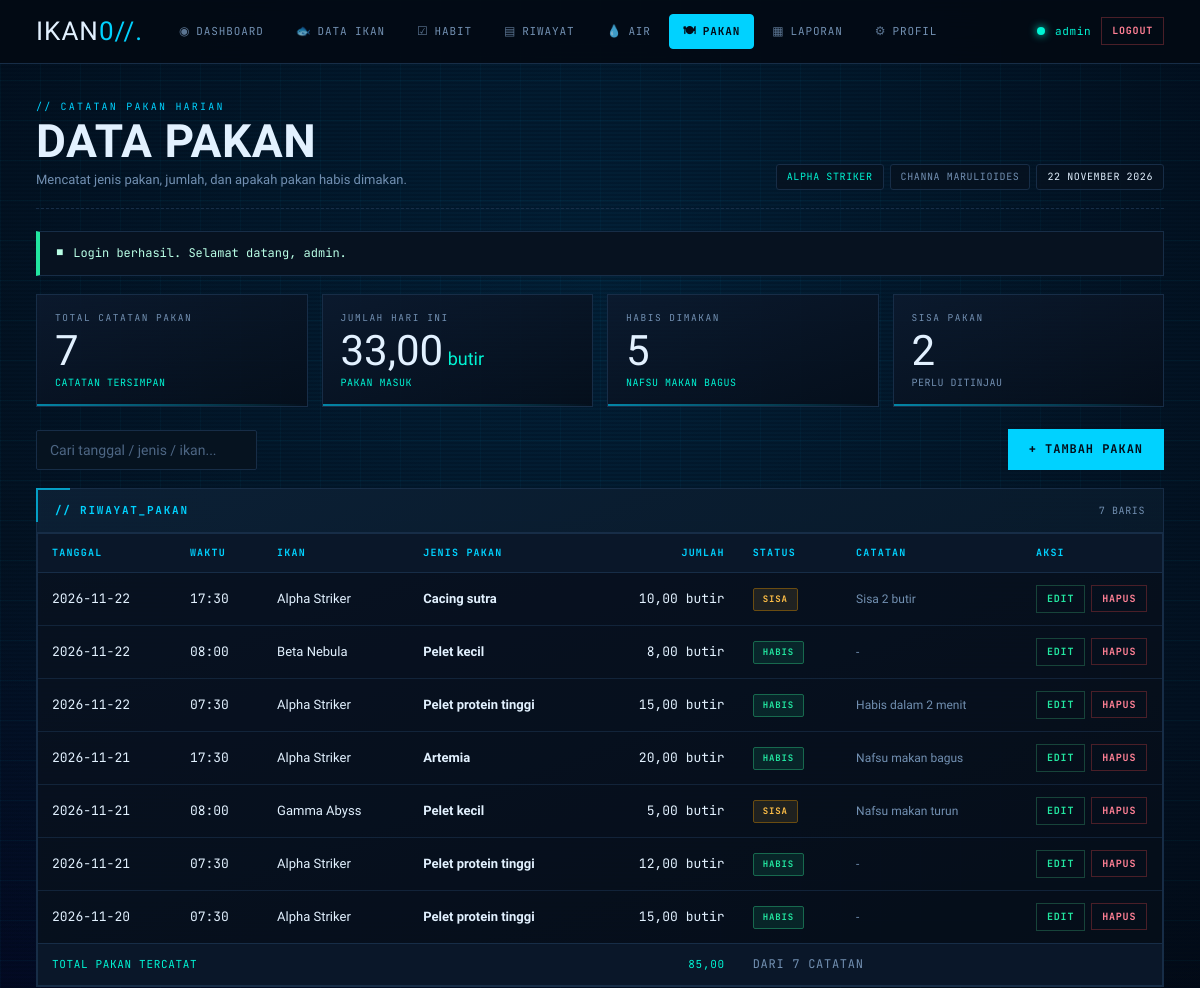
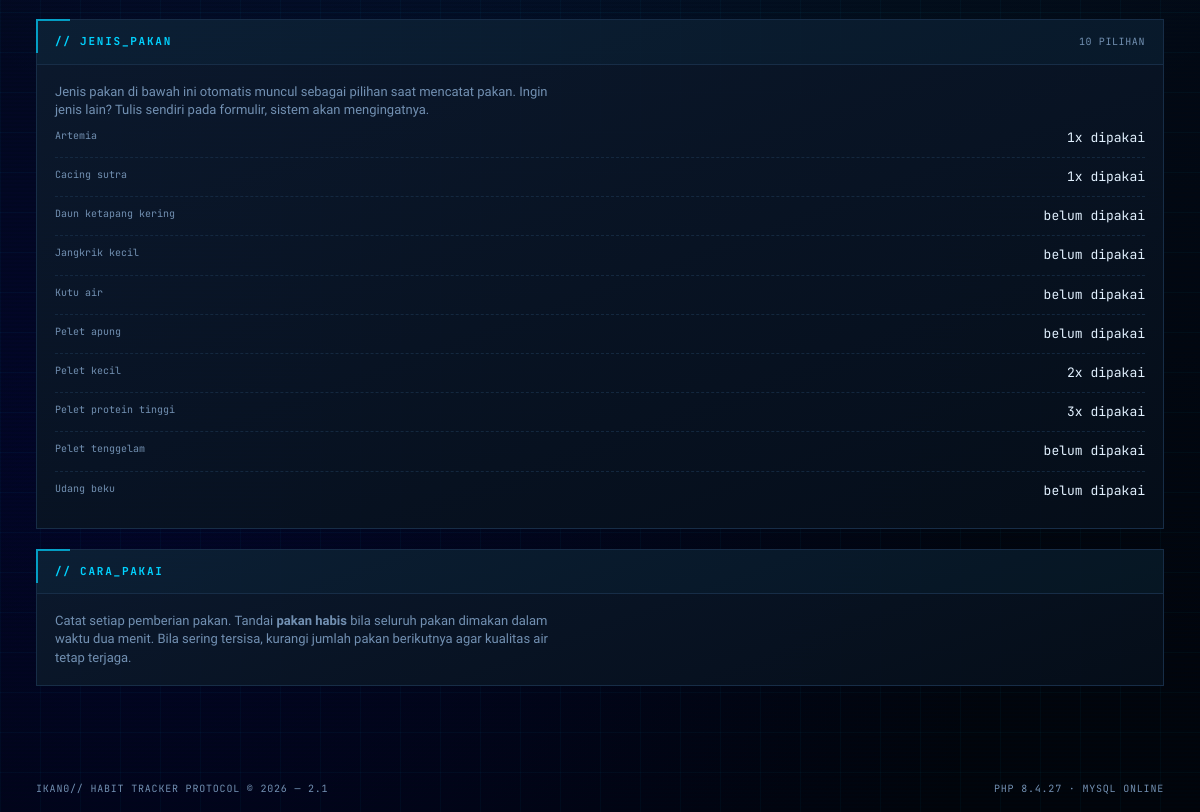
/pakan/index.php (signed in), run on the app's committed database (2 pictures, top to bottom).
### tables this page shows
CREATE TABLE IF NOT EXISTS `users` (
  `id`         INT AUTO_INCREMENT PRIMARY KEY,
  `username`   VARCHAR(50)  NOT NULL UNIQUE,
  `password`   VARCHAR(255) NOT NULL,
  `nama_ikan`  VARCHAR(60)  NOT NULL DEFAULT 'Ikan Cupang Alpha',
  `jenis_ikan` VARCHAR(60)  NOT NULL DEFAULT 'Betta splendens',
  `created_at` TIMESTAMP    DEFAULT CURRENT_TIMESTAMP
);

CREATE TABLE IF NOT EXISTS `feedings` (
  `id`          INT AUTO_INCREMENT PRIMARY KEY,
  `user_id`     INT NOT NULL,
  `fish_id`     INT DEFAULT NULL,
  `tanggal`     DATE NOT NULL,
  `waktu`       TIME NOT NULL,
  `jenis_pakan` VARCHAR(60) NOT NULL,
  `jumlah`      DECIMAL(6,2) NOT NULL DEFAULT 1.00,
  `satuan`      VARCHAR(20) NOT NULL DEFAULT 'butir',
  `habis`       TINYINT(1) NOT NULL DEFAULT 1,
  `catatan`     VARCHAR(300) DEFAULT NULL,
  `created_at`  TIMESTAMP DEFAULT CURRENT_TIMESTAMP,
  KEY `idx_feedings_user` (`user_id`, `tanggal`),
  KEY `idx_feedings_fish` (`fish_id`),
  CONSTRAINT `fk_feeding_user`
    FOREIGN KEY (`user_id`) REFERENCES `users`(`id`) ON DELETE CASCADE,
  CONSTRAINT `fk_feeding_fish`
    FOREIGN KEY (`fish_id`) REFERENCES `fishes`(`id`) ON DELETE SET NULL
);

CREATE TABLE IF NOT EXISTS `fishes` (
  `id`         INT AUTO_INCREMENT PRIMARY KEY,
  `user_id`    INT NOT NULL,
  `nama`       VARCHAR(60)  NOT NULL,
  `jenis`      VARCHAR(60)  NOT NULL,
  `ukuran_cm`  DECIMAL(5,1) NOT NULL DEFAULT 0,
  `umur_bulan` INT          NOT NULL DEFAULT 0,
  `kondisi`    VARCHAR(20)  NOT NULL DEFAULT 'SEHAT',
  `catatan`    VARCHAR(300) DEFAULT NULL,
  `emblem`     VARCHAR(10)  NOT NULL DEFAULT '🐟',
  `created_at` TIMESTAMP DEFAULT CURRENT_TIMESTAMP,
  KEY `idx_fishes_user` (`user_id`),
  CONSTRAINT `fk_fishes_user`
    FOREIGN KEY (`user_id`) REFERENCES `users`(`id`) ON DELETE CASCADE
);

### includes/auth.php (called while the page is built, shortened)
<?php
require_once __DIR__ . '/koneksi.php';
function current_user(): ?array
{
    return [
        'id'         => (int)$_SESSION['user_id'],
        'username'   => $_SESSION['username']    ?? 'Admin',
        'nama_ikan'  => $_SESSION['nama_ikan']   ?? 'Ikan Tanpa Nama',
        'jenis_ikan' => $_SESSION['jenis_ikan']  ?? 'Spesies tidak diketahui',
    ];
}
function sinkron_user_database(): void
{
    $id  = (int)$_SESSION['user_id'];
    $row = db_row(
        "SELECT id, username, nama_ikan, jenis_ikan FROM users WHERE id = ? LIMIT 1",
        'i',
        [$id]
    );
}
sinkron_user_database();
$theme_mode = $_COOKIE['ikan_theme'] ?? 'abyss-dark';

### includes/koneksi.php (called while the page is built, shortened)
<?php
$conn             = @new mysqli(DB_HOST, DB_USER, DB_PASS, DB_NAME);
$db_connected     = true;
if ($conn->connect_error) {
    $db_connected     = false;
    $db_error_message = $conn->connect_error;
    error_log('[IKAN] Koneksi database gagal: ' . $conn->connect_error);
} else {
    $conn->set_charset('utf8mb4');
}
function db_tipe($nilai): string
{
    if (is_int($nilai) || is_bool($nilai)) {
        return 'i';
    }
    return 's';
}
function db_jalankan(string $sql, array $params = [])
{
    global $conn, $db_connected;
    $stmt = $conn->prepare($sql);
    $tipe = '';
    foreach ($params as $nilai) {
        $tipe .= db_tipe($nilai);
    }
    $stmt->bind_param($tipe, ...array_values($params));
    if (!$stmt->execute()) {
        error_log('[IKAN] Eksekusi gagal: ' . $stmt->error . ' | ' . $sql);
        return false;
    }
    if ($stmt->field_count > 0) {
        $hasil = $stmt->get_result();
        return $hasil;
    }
    return $stmt;
}
function db_all(string $sql, string $types = '', array $params = []): array
{
    $hasil = db_jalankan($sql, $params);
    $baris = [];
    while ($row = $hasil->fetch_assoc()) {
        $baris[] = $row;
    }
    return $baris;
}
function db_row(string $sql, string $types = '', array $params = []): ?array
{
    $hasil = db_jalankan($sql, $params);
    $row = $hasil->fetch_assoc();
    return $row ?: null;
}

### includes/functions.php (called while the page is built, shortened)
<?php
function e($teks): string
{
    return htmlspecialchars((string)$teks, ENT_QUOTES, 'UTF-8');
}
function take_flash(): ?array
{
    $flash = $_SESSION['flash'];
    return $flash;
}
function nama_bulan(int $bulan): string
{
    $bulan_indonesia = [
        1 => 'Januari', 'Februari', 'Maret', 'April', 'Mei', 'Juni',
        'Juli', 'Agustus', 'September', 'Oktober', 'November', 'Desember'
    ];
    return $bulan_indonesia[$bulan] ?? '';
}
function tanggal_indonesia(string $tanggal): string
{
    $ts = strtotime($tanggal);
    return date('j', $ts) . ' ' . nama_bulan((int)date('n', $ts)) . ' ' . date('Y', $ts);
}
function jam_ringkas(string $waktu): string
{
    return date('H:i', strtotime($waktu));
}
function ambil_feedings(int $user_id, int $limit = 50): array
{
    return db_all(
        "SELECT f.id, f.tanggal, f.waktu, f.jenis_pakan, f.jumlah, f.satuan,
                f.habis, f.catatan, f.fish_id, i.nama AS nama_ikan
         FROM feedings f
         LEFT JOIN fishes i ON i.id = f.fish_id
         WHERE f.user_id = ?
         ORDER BY f.tanggal DESC, f.waktu DESC, f.id DESC
         LIMIT " . max(1, $limit),
        'i',
        [$user_id]
    );
}
function jenis_pakan_bawaan(): array
{
    return [
        'Pelet protein tinggi',
        'Pelet kecil',
        'Pelet apung',
        'Pelet tenggelam',
        'Cacing sutra',
        'Artemia',
        'Kutu air',
        'Udang beku',
        'Jangkrik kecil',
        'Daun ketapang kering',
    ];
}
function daftar_jenis_pakan(int $user_id): array
{
    global $db_connected;
    $daftar = jenis_pakan_bawaan();
    if ($db_connected) {
        foreach (db_all("SELECT nama FROM pakan_jenis WHERE user_id = ? ORDER BY nama ASC", 'i', [$user_id]) as $row) {
            $daftar[] = $row['nama'];
        }
    }
    $daftar = array_values(array_unique(array_filter(array_map('trim', $daftar)), SORT_STRING));
    sort($daftar);
    return $daftar;
}
function ringkasan_pakan(array $feedings): array
{
    $total     = 0.0;
    $habis     = 0;
    $sisa      = 0;
    $hari_ini  = 0.0;
    $tanggal   = date('Y-m-d');
    $ikan      = [];
    foreach ($feedings as $f) {
        $jumlah = (float)$f['jumlah'];
        $total += $jumlah;
        if ((int)$f['habis'] === 1) {
            $habis++;
        } else {
            $sisa++;
        }
        if ($f['tanggal'] === $tanggal) {
            $hari_ini += $jumlah;
        }
        $nama = $f['nama_ikan'] ?: 'Umum';
        $ikan[$nama] = ($ikan[$nama] ?? 0) + 1;
    }
    return [
        'total'    => $total,
        'habis'    => $habis,
        'sisa'     => $sisa,
        'hari_ini' => $hari_ini,
        'per_ikan' => $ikan,
    ];
}

### pakan/index.php (the view, shortened to what this page needs)
<?php
require_once __DIR__ . '/../includes/auth.php';
require_once __DIR__ . '/../includes/functions.php';
$user     = current_user();
$feedings = ambil_feedings((int)$user['id'], 200);
$ringkas  = ringkasan_pakan($feedings);
$jenis    = daftar_jenis_pakan((int)$user['id']);
$pemakaian_jenis = [];
foreach ($feedings as $f) {
    $nama = $f['jenis_pakan'];
    $pemakaian_jenis[$nama] = ($pemakaian_jenis[$nama] ?? 0) + 1;
}
$page_title   = 'Data Pakan';
$page_eyebrow = 'CATATAN PAKAN HARIAN';
$page_desc    = 'Mencatat jenis pakan, jumlah, dan apakah pakan habis dimakan.';
$active       = 'pakan';
include __DIR__ . '/../includes/header.php';
?>
<div class="stat-grid">
  <div class="stat-box">
    <div class="stat-label">Total Catatan Pakan</div>
    <div class="stat-number"><?= count($feedings) ?></div>
    <div class="stat-note">CATATAN TERSIMPAN</div>
  </div>
  <div class="stat-box">
    <div class="stat-label">Jumlah Hari Ini</div>
    <div class="stat-number"><?= number_format($ringkas['hari_ini'], 2, ',', '.') ?><small> butir</small></div>
    <div class="stat-note">PAKAN MASUK</div>
  </div>
  <div class="stat-box">
    <div class="stat-label">Habis Dimakan</div>
    <div class="stat-number"><?= $ringkas['habis'] ?></div>
    <div class="stat-note">NAFSU MAKAN BAGUS</div>
  </div>
  <div class="stat-box">
    <div class="stat-label">Sisa Pakan</div>
    <div class="stat-number"><?= $ringkas['sisa'] ?></div>
    <div class="stat-note <?= $ringkas['sisa'] > 0 ? 'dim' : '' ?>">PERLU DITINJAU</div>
  </div>
</div>
<div class="toolbar">
  <div class="toolbar-group">
    <input class="form-input" type="text" placeholder="Cari tanggal / jenis / ikan..."
           style="max-width:280px;" data-table-filter="#tabelPakan">
  </div>
  <a class="btn-cyber" href="<?= BASE_URL ?>pakan/tambah.php">+ TAMBAH PAKAN</a>
</div>
<div class="panel">
  <div class="panel-head">
    <h2 class="panel-title">// RIWAYAT_PAKAN</h2>
    <span class="panel-sub"><?= count($feedings) ?> BARIS</span>
  </div>
  <div class="panel-body tight">
    <?php if (empty($feedings)) { ?>
      <div class="empty-panel" style="border:none;">
        <span class="empty-mark">🍽</span>
        <h3>Belum ada catatan pakan</h3>
        <p>Klik tombol TAMBAH PAKAN untuk mencatat pemberian pakan pertama.</p>
      </div>
    <?php } else { ?>
      <div class="table-wrap">
        <table class="table-cyber" id="tabelPakan">
          <thead>
            <tr>
              <th>Tanggal</th>
              <th>Waktu</th>
              <th>Ikan</th>
              <th>Jenis Pakan</th>
              <th class="num">Jumlah</th>
              <th>Status</th>
              <th>Catatan</th>
              <th width="140">Aksi</th>
            </tr>
          </thead>
          <tbody>
            <?php foreach ($feedings as $f) { ?>
              <tr>
                <td class="mono"><?= e($f['tanggal']) ?></td>
                <td class="mono"><?= e(jam_ringkas($f['waktu'])) ?></td>
                <td><?= e($f['nama_ikan'] ?: 'Umum') ?></td>
                <td><b><?= e($f['jenis_pakan']) ?></b></td>
                <td class="num"><?= number_format((float)$f['jumlah'], 2, ',', '.') ?> <?= e($f['satuan']) ?></td>
                <td>
                  <span class="badge <?= (int)$f['habis'] === 1 ? 'badge-ok' : 'badge-warn' ?>">
                    <?= (int)$f['habis'] === 1 ? 'HABIS' : 'SISA' ?>
                  </span>
                </td>
                <td class="muted"><?= e($f['catatan'] ?: '-') ?></td>
                <td>
                  <div class="aksi">
                    <a class="btn-mini ok" href="<?= BASE_URL ?>pakan/edit.php?id=<?= (int)$f['id'] ?>">EDIT</a>
                    <form method="post" action="<?= BASE_URL ?>pakan/hapus.php" style="display:inline;">
                      <button class="btn-mini danger" type="submit"
                              data-confirm="Hapus catatan pakan <?= e($f['jenis_pakan']) ?> tanggal <?= e($f['tanggal']) ?>?">
                        HAPUS
                      </button>
                    </form>
                  </div>
                </td>
              </tr>
            <?php } ?>
          </tbody>
          <tfoot>
            <tr>
              <td colspan="4">TOTAL PAKAN TERCATAT</td>
              <td class="num"><?= number_format($ringkas['total'], 2, ',', '.') ?></td>
              <td colspan="3" class="muted">dari <?= count($feedings) ?> catatan</td>
            </tr>
          </tfoot>
        </table>
      </div>
    <?php } ?>
  </div>
</div>
<div class="panel">
  <div class="panel-head">
    <h2 class="panel-title">// JENIS_PAKAN</h2>
    <span class="panel-sub"><?= count($jenis) ?> PILIHAN</span>
  </div>
  <div class="panel-body">
    <p class="page-desc" style="margin-top:0;">
      Jenis pakan di bawah ini otomatis muncul sebagai pilihan saat mencatat pakan.
      Ingin jenis lain? Tulis sendiri pada formulir, sistem akan mengingatnya.
    </p>
    <div class="kv-list">
      <?php foreach ($jenis as $jp) { ?>
        <div class="kv-row">
          <span class="kv-key" style="text-transform:none;letter-spacing:0;"><?= e($jp) ?></span>
          <span class="kv-val mono">
            <?= isset($pemakaian_jenis[$jp]) ? (int)$pemakaian_jenis[$jp] . 'x dipakai' : 'belum dipakai' ?>
          </span>
        </div>
      <?php } ?>
    </div>
  </div>
</div>
<div class="panel">
  <div class="panel-head">
    <h2 class="panel-title">// CARA_PAKAI</h2>
  </div>
  <div class="panel-body">
    <p class="page-desc" style="margin-top:0;">
      Catat setiap pemberian pakan. Tandai <b>pakan habis</b> bila seluruh pakan
      dimakan dalam waktu dua menit. Bila sering tersisa, kurangi jumlah pakan
      berikutnya agar kualitas air tetap terjaga.
    </p>
  </div>
</div>
<?php include __DIR__ . '/../includes/footer.php'; ?>

### includes/header.php (shortened to what this page needs)
<?php
require_once __DIR__ . '/auth.php';
require_once __DIR__ . '/functions.php';
$user         = current_user();
$page_title   = $page_title   ?? APP_NAME;
$active       = $active       ?? '';
$page_eyebrow = $page_eyebrow ?? 'IKAN// PROTOCOL';
$page_desc    = $page_desc    ?? '';
$flash        = take_flash();
$menu = [
    'dashboard' => ['label' => 'DASHBOARD',  'url' => 'index.php',        'icon' => '◉'],
    'ikan'      => ['label' => 'DATA IKAN',  'url' => 'ikan/index.php',   'icon' => '🐟'],
    'habit'     => ['label' => 'HABIT',      'url' => 'habit/index.php',  'icon' => '☑'],
    'log'       => ['label' => 'RIWAYAT',    'url' => 'log/index.php',    'icon' => '▤'],
    'air'       => ['label' => 'AIR',        'url' => 'air/index.php',    'icon' => '💧'],
    'pakan'     => ['label' => 'PAKAN',      'url' => 'pakan/index.php',  'icon' => '🍽'],
    'laporan'   => ['label' => 'LAPORAN',    'url' => 'laporan.php',      'icon' => '▦'],
    'profil'    => ['label' => 'PROFIL',     'url' => 'profil.php',       'icon' => '⚙'],
];
?>
<!DOCTYPE html>
<html lang="id">
<head>
  <link rel="stylesheet" href="<?= BASE_URL ?>assets/css/style.css">
  <link rel="stylesheet" href="<?= BASE_URL ?>assets/css/pages.css">
</head>
<body class="page-inner <?= $theme_mode === 'mint-cyan' ? 'theme-mint' : '' ?>">
  <div class="grid-bg"></div>
  <div class="scanlines"></div>
  <header class="shell-topbar">
    <div class="shell-wrap">
      <a class="shell-brand" href="<?= BASE_URL ?>index.php">
        IKAN<span class="accent">0//.</span>
      </a>
      <nav class="shell-nav">
        <?php foreach ($menu as $kunci => $item) { ?>
          <a href="<?= BASE_URL . $item['url'] ?>"
             class="shell-nav-link <?= $active === $kunci ? 'is-active' : '' ?>">
            <span class="nav-icon"><?= $item['icon'] ?></span>
            <?= $item['label'] ?>
          </a>
        <?php } ?>
      </nav>
      <div class="shell-user">
        <span class="db-dot <?= $db_connected ? 'on' : 'off' ?>"
              title="<?= $db_connected ? 'MySQL terhubung' : 'MySQL mati - mode demo' ?>"></span>
        <span class="user-name"><?= e($user['username']) ?></span>
        <a class="btn-mini danger" href="<?= BASE_URL ?>logout.php"
           onclick="return confirm('Keluar dari sistem?');">LOGOUT</a>
      </div>
    </div>
  </header>
  <main class="shell-wrap shell-main">
    <div class="page-head">
      <div>
        <span class="eyebrow">// <?= e($page_eyebrow) ?></span>
        <h1 class="page-title"><?= e($page_title) ?></h1>
        <?php if ($page_desc !== '') { ?>
          <p class="page-desc"><?= e($page_desc) ?></p>
        <?php } ?>
      </div>
      <div class="page-head-meta">
        <span class="meta-chip"><?= e($user['nama_ikan']) ?></span>
        <span class="meta-chip dim"><?= e($user['jenis_ikan']) ?></span>
        <span class="meta-chip mono"><?= tanggal_indonesia(date('Y-m-d')) ?></span>
      </div>
    </div>
    <?php if ($flash) { ?>
      <div class="flash flash-<?= e($flash['tipe']) ?>">
        <span class="flash-mark">■</span>
        <?= e($flash['pesan']) ?>
      </div>
    <?php } ?>

### data on the page
users: username "admin", nama_ikan "ALPHA STRIKER", jenis_ikan "CHANNA MARULIOIDES"
feedings: tanggal "2026-11-22", waktu "17:30", fish.nama "Alpha Striker", jenis_pakan "Cacing sutra", jumlah "10,00", satuan "butir", habis "SISA", catatan "Sisa 2 butir"
feedings: tanggal "2026-11-22", waktu "08:00", fish.nama "Beta Nebula", jenis_pakan "Pelet kecil", jumlah "8,00", satuan "butir", shows "HABIS", catatan "-", habis "1", fish "2", id "3"
feedings: tanggal "2026-11-22", waktu "07:30", fish.nama "Alpha Striker", jenis_pakan "Pelet protein tinggi", jumlah "15,00", satuan "butir", habis "HABIS", catatan "Habis dalam 2 menit"
feedings: tanggal "2026-11-21", waktu "17:30", fish.nama "Alpha Striker", jenis_pakan "Artemia", jumlah "20,00", satuan "butir", habis "HABIS", catatan "Nafsu makan bagus"
feedings: tanggal "2026-11-21", waktu "08:00", fish.nama "Gamma Abyss", jenis_pakan "Pelet kecil", jumlah "5,00", satuan "butir", habis "SISA", catatan "Nafsu makan turun"
feedings: tanggal "2026-11-21", waktu "07:30", fish.nama "Alpha Striker", jenis_pakan "Pelet protein tinggi", jumlah "12,00", satuan "butir", habis "HABIS", catatan "-"
feedings: tanggal "2026-11-20", waktu "07:30", fish.nama "Alpha Striker", jenis_pakan "Pelet protein tinggi", jumlah "15,00", satuan "butir", habis "HABIS", catatan "-"

### other printed values
$item['icon'] "◉"
$item['label'] "DASHBOARD"
$item['icon'] "🐟"
$item['label'] "DATA IKAN"
$item['icon'] "☑"
$item['label'] "HABIT"
$item['icon'] "▤"
$item['label'] "RIWAYAT"
$item['icon'] "💧"
$item['label'] "AIR"
$item['icon'] "🍽"
$item['label'] "PAKAN"
$item['icon'] "▦"
$item['label'] "LAPORAN"
$item['icon'] "⚙"
